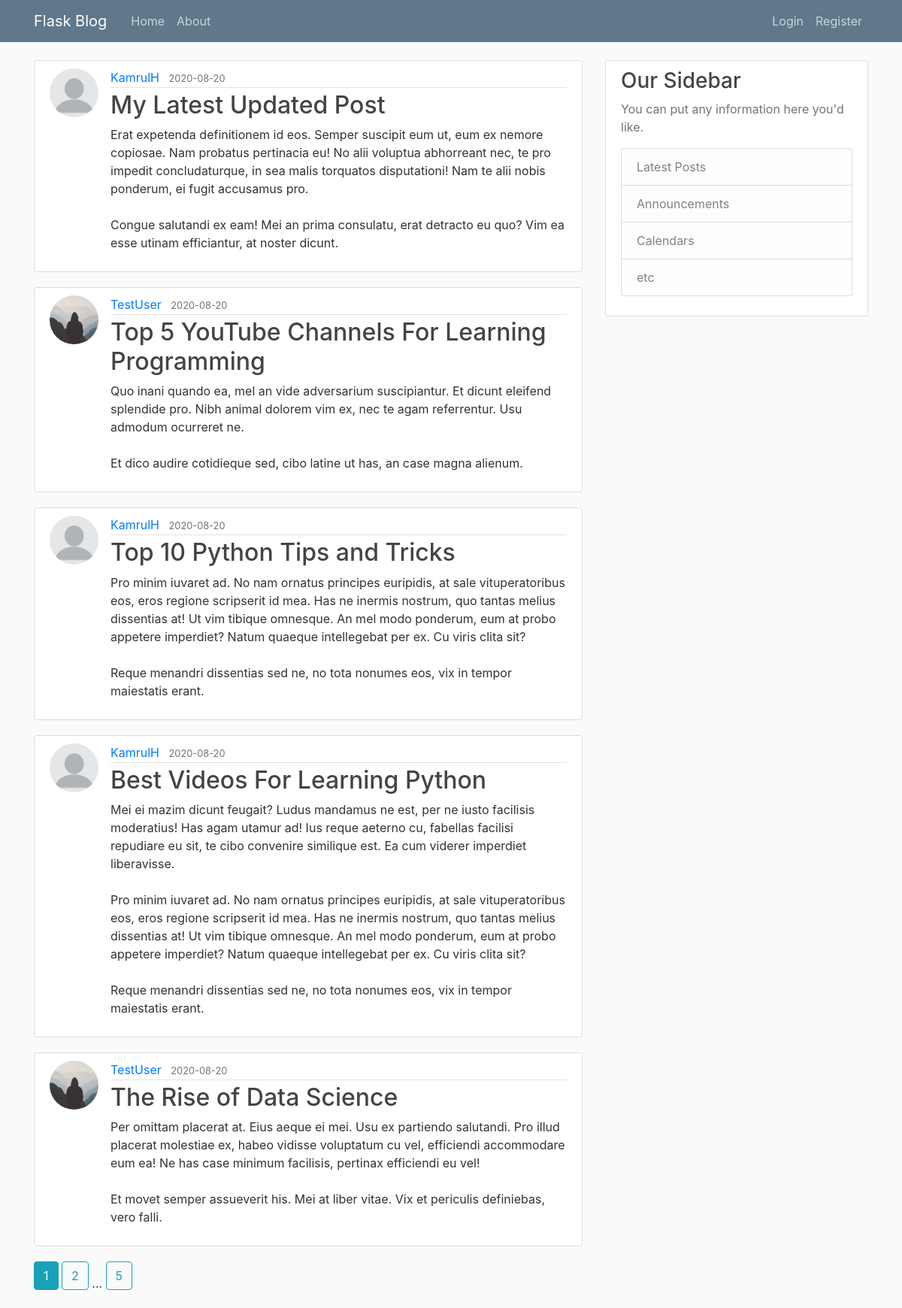
Page /home on the earlier database version.
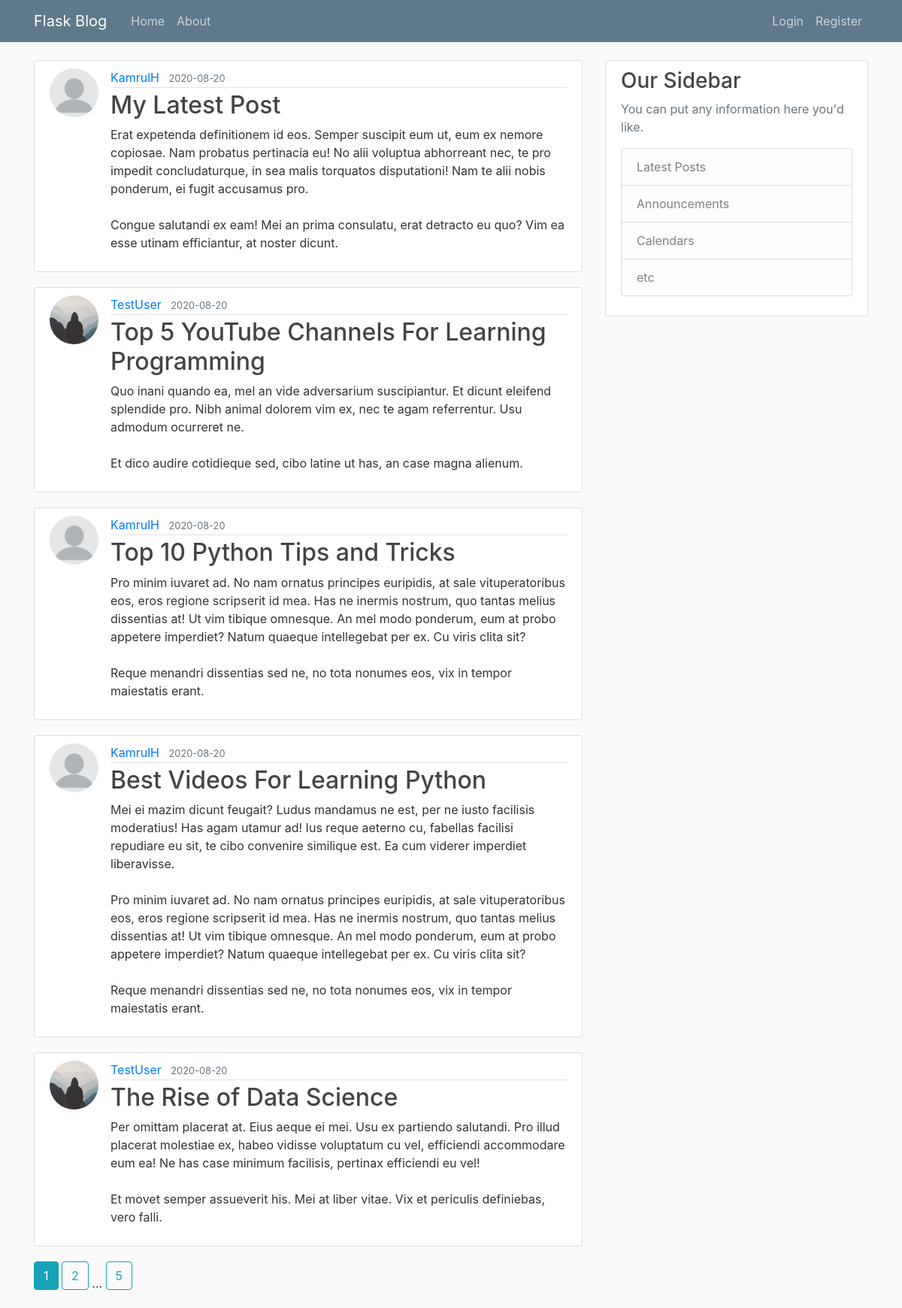
Same page on the later database version.
### flaskblog/models.py (models this page shows, shortened)
class Post(db.Model):
    id = db.Column(db.Integer, primary_key=True)
    title = db.Column(db.String(100), nullable=False)
    date_posted = db.Column(db.DateTime, nullable=False, default=datetime.utcnow)
    content = db.Column(db.Text, nullable=False)
    user_id = db.Column(db.Integer, db.ForeignKey('user.id'), nullable=False)

class User(db.Model, UserMixin):
    id = db.Column(db.Integer, primary_key=True)
    username = db.Column(db.String(20), unique=True, nullable=False)
    email = db.Column(db.String(120), unique=True, nullable=False)
    image_file = db.Column(db.String(20), nullable=False, default='default.jpg')
    password = db.Column(db.String(60), nullable=False)
    posts = db.relationship('Post', backref='author', lazy=True)

### flaskblog/main/routes.py (the view)
@main.route("/")
@main.route("/home")
def home():
    page = request.args.get('page', 1, type=int)
    posts = Post.query.order_by(Post.date_posted.desc()).paginate(page=page, per_page=5)
    return render_template('home.html', posts=posts)

### flaskblog/templates/home.html
{% extends "layout.html" %}
{% block content %}
    {% for post in posts.items %}
        <article class="media content-section">
            <img class="rounded-circle article-img" src="{{ url_for('static', filename='profile_pics/' + post.author.image_file) }}">
            <div class="media-body">
                <div class="article-metadata">
                <a class="mr-2" href="{{ url_for('users.user_posts', username=post.author.username) }}">{{ post.author.username }}</a>
                <small class="text-muted">{{ post.date_posted.strftime('%Y-%m-%d') }}</small>
                </div>
                <h2><a class="article-title" href="{{ url_for('posts.post', post_id=post.id) }}">{{ post.title }}</a></h2>
                <p class="article-content">{{ post.content }}</p>
            </div>
        </article>
    {% endfor %}
    {% for page_num in posts.iter_pages(left_edge=1, right_edge=1, left_current=1, right_current=2) %}
        {% if page_num %}
            {% if posts.page == page_num %}
                <a class="btn btn-info mb-4" href="{{ url_for('main.home', page=page_num) }}">{{ page_num }}</a>
            {% else %}
                <a class="btn btn-outline-info mb-4" href="{{ url_for('main.home', page=page_num) }}">{{ page_num }}</a>
            {% endif %}
        {% else %}
            ...
        {% endif %}
    {% endfor %}
{% endblock content %}

Differences in the rows shown:
changed Post: title "My Latest Updated Post" → "My Latest Post"
